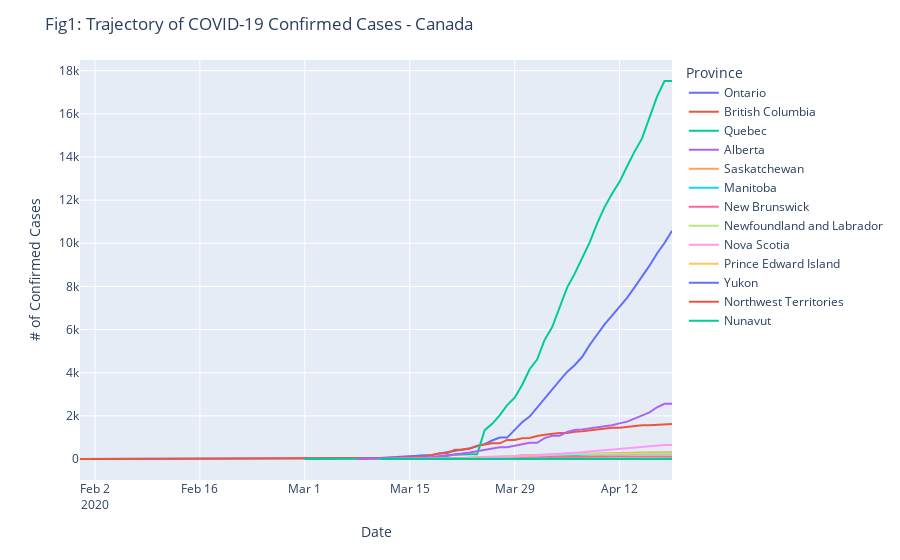

The notebook cell saved with this chart:
### Markdown cell above
## Exponential Growth - Graphs

### Code cell
fig1 = px.line(df3, x='Date', y='Confirmed', color ='Province')
fig1.update_layout(uniformtext_minsize=8, uniformtext_mode='hide',
title="Fig1: Trajectory of COVID-19 Confirmed Cases - Canada",              
        xaxis_title =" Date",
        yaxis_title = "# of Confirmed Cases")
        #yaxis_type ="log")
py.offline.iplot(fig1)
